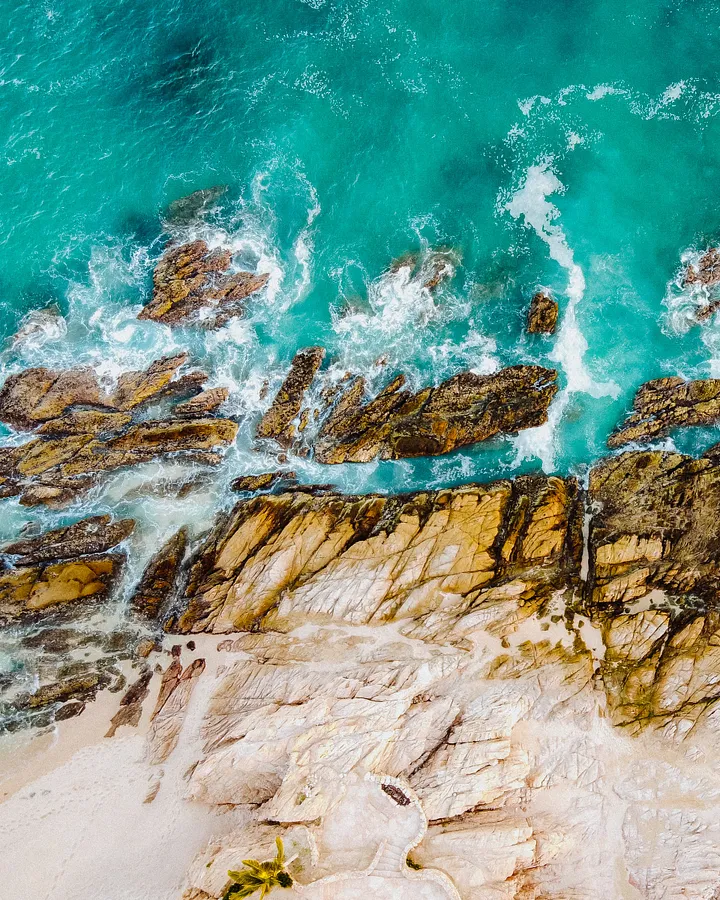
#> input picture testimage.jpeg, 720 x 900 px
$ python grayscale.py
#> lines starting #> are read from the running program, lines starting #| are printed output that depends on the picture
import cv2
image = cv2.imread('testimage.jpeg')
#> image is the input picture: shape (900, 720, 3); mean B, G, R 140.8, 153.8, 116.1
gray_image= cv2.cvtColor(image, cv2.COLOR_RGB2GRAY)
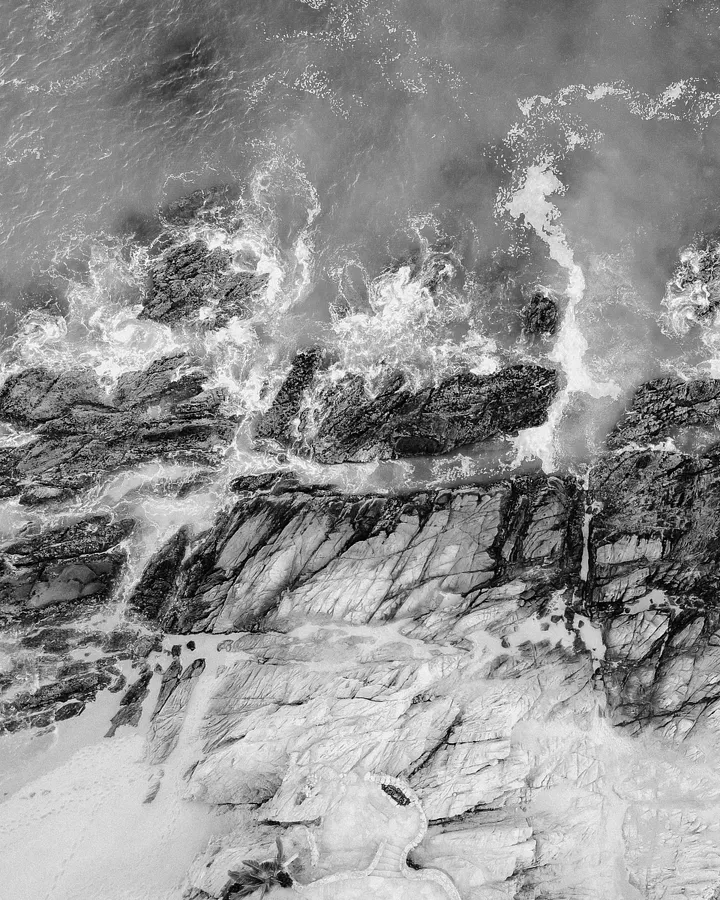
#> gray_image: shape (900, 720); min 0, max 255, mean 145.6
cv2.namedWindow('Gray Image', cv2.WINDOW_NORMAL)
cv2.imshow('Gray Image', gray_image)
cv2.waitKey(0)
